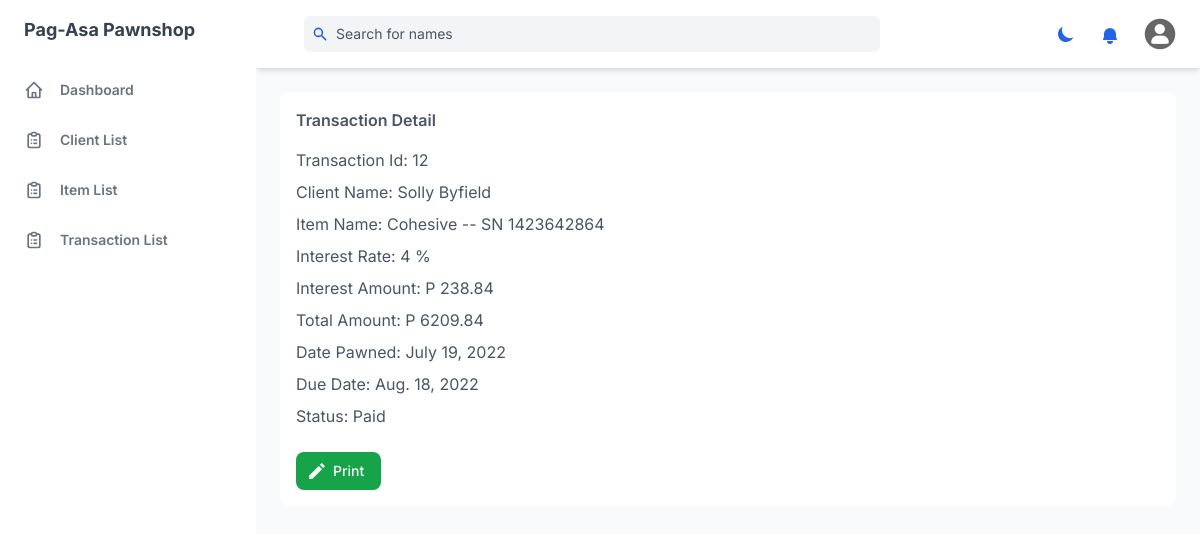
Page /transaction/12/ (signed in) on the earlier database version.
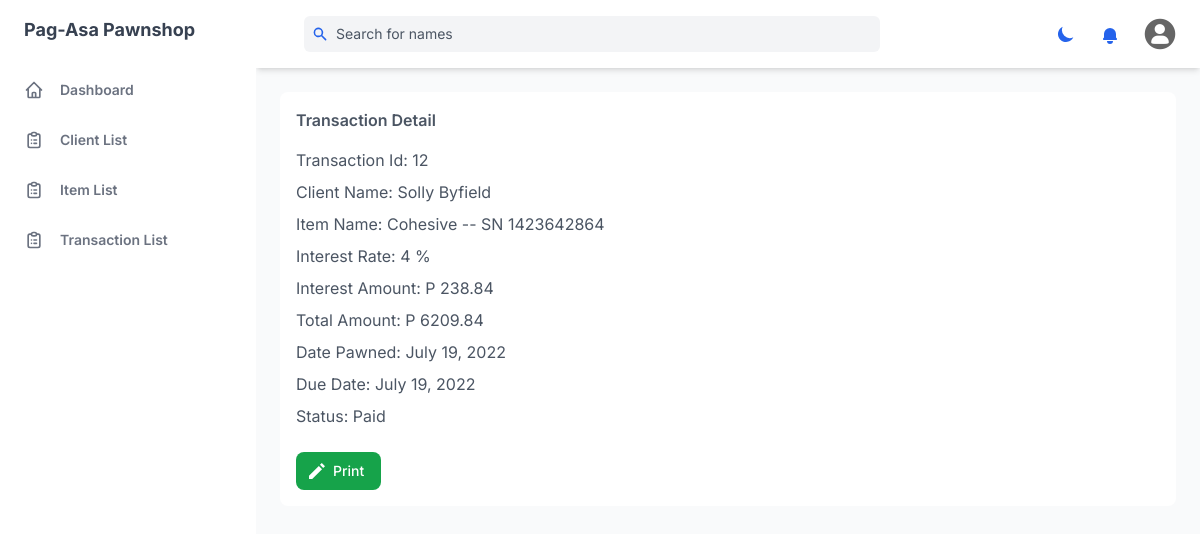
Same page on the later database version.
### management_system/models.py (models this page shows, shortened)
class Transaction(models.Model):
    STATUS_CHOICE = [
        ('New', 'New'),
        ('Pending', 'Pending'),
        ('Paid', 'Paid'),
        ('Renew','Renew'),
    ]
    client = models.ForeignKey(Client, related_name='clients', on_delete=models.CASCADE)
    item = models.OneToOneField(Item, related_name='items', on_delete=models.CASCADE)
    interest_rate = models.PositiveIntegerField()
    date_pawned = models.DateField(auto_now_add=True)
    month = models.PositiveIntegerField(default=1)
    status = models.CharField(max_length=20, choices=STATUS_CHOICE, default='New')
    created = models.DateTimeField(auto_now_add=True)
    updated = models.DateTimeField(auto_now=True)
    @property
    def due_date(self):
        month = datetime.timedelta(self.month*30)
        due_date = self.date_pawned + month
        return due_date
    def total(self):
        interest_rate = float(self.interest_rate) / 100
        interest = float(self.item.appraise_value) * interest_rate
        total = float(self.item.appraise_value) + interest
        return total
    def interest_amount(self):
        interest_rate = float(self.interest_rate) / 100
        return float(self.item.appraise_value) * interest_rate

class Client(models.Model):
    CLIENT_STATUS =  [
    ('active', 'Active'),
    ('inactive', 'Inactive'),
    ]
    first_name = models.CharField(max_length=255)
    last_name = models.CharField(max_length=255)
    middle_name = models.CharField(max_length=255, null=True, blank=True)
    address = models.TextField(max_length=500)
    contact_number = models.IntegerField()
    email_address = models.CharField(max_length=255, blank=True, null=True)
    status = models.CharField(max_length=10, choices=CLIENT_STATUS, default='active')
    created = models.DateTimeField(auto_now_add=True)
    updated = models.DateTimeField(auto_now=True)

class Item(models.Model):
    CHOICE = [
        ('A', 'Active'),
        ('I', 'Inactive')
    ]
    item = models.CharField(max_length=255)
    serial_number = models.IntegerField()
    model = models.CharField(max_length=255)
    appraise_value = models.DecimalField(max_digits=10, decimal_places=2)
    item_description = models.CharField(max_length=255, blank=True, null=True)
    category = models.ManyToManyField(
        Category, blank=True, related_name="categories")
    status=models.CharField(choices=CHOICE, default='A', max_length=2)
    remarks = models.TextField(blank=True, null=True)
    created = models.DateTimeField(auto_now_add=True)
    updated = models.DateTimeField(auto_now=True)

### management_system/views.py (the view)
class TransactionDetailView(LoginRequiredMixin, DetailView):
    template_name = 'components/transaction_detail.html'
    model = Transaction

### templates/components/transaction_detail.html (shortened to what this page needs)
{% extends 'base.html' %}
{% load l10n %} {% block content %}
<div
id="print-this"  class="min-w-0 p-4 mt-6 space-y-2 bg-white rounded-lg shadow-xs dark:bg-gray-800"
>
  <h4 class="mb-4 font-semibold text-gray-600 dark:text-gray-300">
    Transaction Detail
  </h4>
  <p class="text-gray-600 dark:text-gray-400">
    <span>Transaction Id:</span> {{object.pk}}
  </p>
    <p class="text-gray-600 dark:text-gray-400">
        <a href="{% url 'client_detail' object.client.pk %}" hx-boost="true" hx-indicator="#my-indicator">
        <span>Client Name:</span> {{object.client.first_name|title}} {{object.client.last_name|title}}
    </a>
    </p>
        <p class="text-gray-600 dark:text-gray-400">
            <a href="{% url 'item_detail' object.item.pk %}" hx-boost="true" hx-indicator="#my-indicator">
            <span>Item Name:</span> {{object.item.item|title}} -- SN {{object.item.serial_number|unlocalize}}
        </a>
        </p>
  <p class="text-gray-600 dark:text-gray-400">
    <span>Interest Rate:</span> {{object.interest_rate|title}} %
  </p>
  <p class="text-gray-600 dark:text-gray-400">
    <span>Interest Amount:</span> P {{object.interest_amount}}
  </p>
  <p class="text-gray-600 dark:text-gray-400">
    <span>Total Amount:</span>  P {{object.total}}
  </p>
  <p class="text-gray-600 dark:text-gray-400">
    <span>Date Pawned:</span> {{object.date_pawned}}
  </p>
  <p class="text-gray-600 dark:text-gray-400">
    <span>Due Date:</span> {{object.due_date}}
  </p>
  <p class="text-gray-600 dark:text-gray-400">
    <span>Status:</span> {{object.status|title}}
  </p>
    <div id="hidden-print">
      <button
          x-data
          @click="print()"
          class="flex items-center justify-between px-4 py-2 mt-6 text-sm font-medium leading-5 text-white transition-colors duration-150 bg-green-600 border border-transparent rounded-lg active:bg-green-600 hover:bg-green-700 focus:outline-none focus:shadow-outline-green"
        >
          <svg
            fill="currentColor"
            class="w-4 h-4 mr-2 -ml-1"
            xmlns="http://www.w3.org/2000/svg"
            viewBox="0 0 20 20"
          >
            <path
              d="M12.3 3.7l4 4L4 20H0v-4L12.3 3.7zm1.4-1.4L16 0l4 4-2.3 2.3-4-4z"
            />
          </svg>
          <span>Print</span>
        </button>
    </div>
  </div>
</div>
{% endblock content %}

Differences in the rows shown:
changed Transaction "Paid": due_date "Aug. 18, 2022" → "July 19, 2022"
